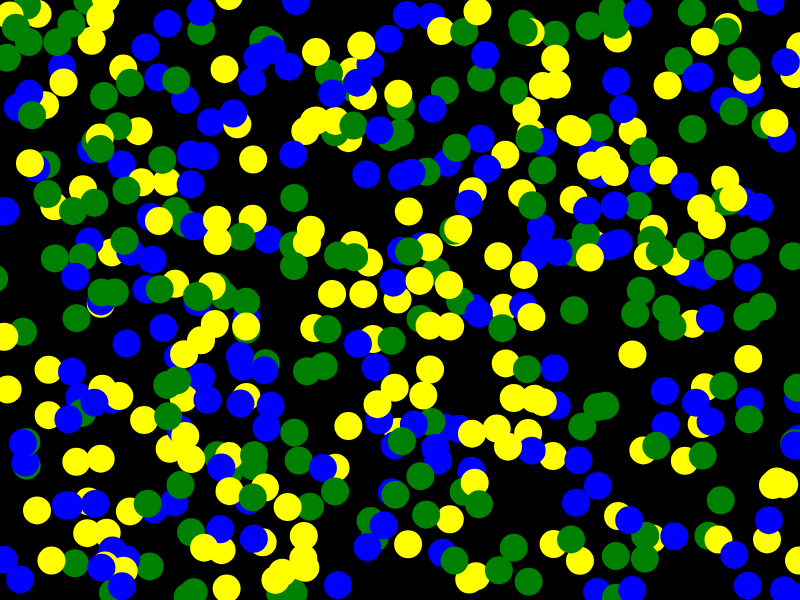
Frame 1 (no input)
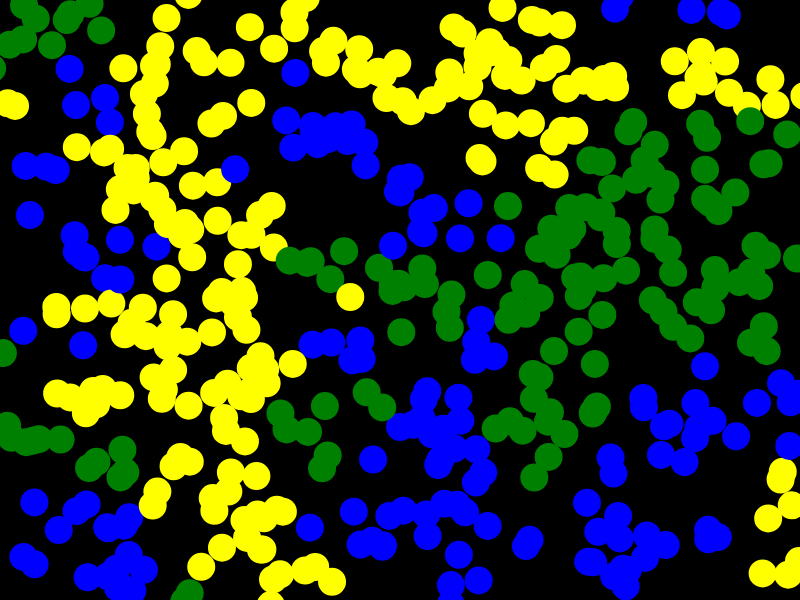
Frame 60 (no input)
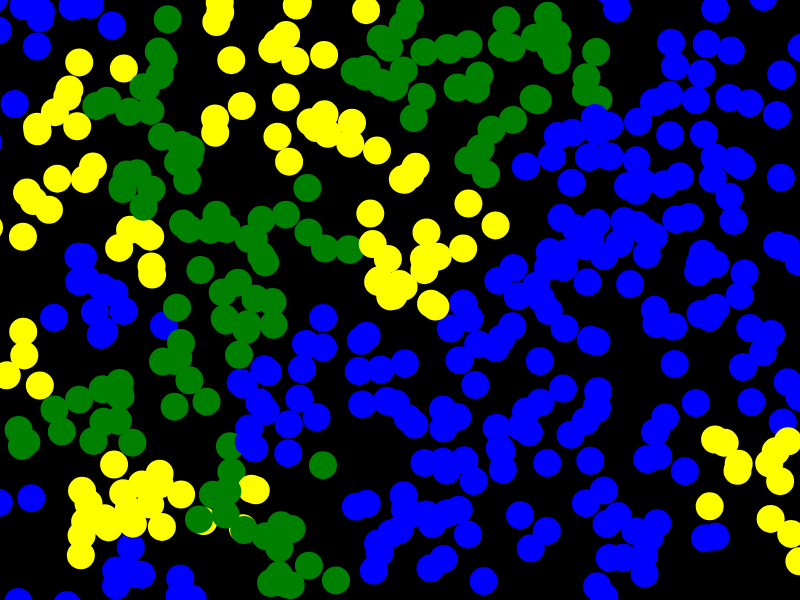
Frame 120 (the mouse pressed at the canvas centre since frame 60)

The p5.js sketch that drew these frames (run headless with seeded random() and noise() and a simulated clock; from frame 60 on, the mouse is pressed at the canvas centre):

// p5.js sketch
// ── sketch.js
/**
 * Homework 1: Predator-Prey
 * The goal of this code is to create an infection simulation.
 * There are 3 different colored balls: blue, yellow, and green.
 * If a blue ball touches a yellow ball, the yellow ball becomes blue.
 * The cycle goes blue->yellow->green->blue.
 * In theory, the simulation should eventually reach an equilibrium.
**/


let balls = [];
let numBalls = 500;

function setup() {
  createCanvas(displayWidth, displayHeight);
  for (let i = 0; i < numBalls; i++) {
    balls[i] = new Ball(random(width), random(height), random(10), random(["blue", "yellow", "green"]));
  }
}

function draw() {
  background(0);

  for (let ball of balls) {
    ball.move();
    ball.show();
    ball.interact(balls);
  }
}

class Ball {
  constructor(x, y, speed, color) {
    this.x = x;
    this.y = y;
    this.speed = speed;
    this.color = color;
  }

  move() {
    this.x += random(-this.speed, this.speed);
    this.y += random(-this.speed, this.speed);
  }

  show() {
    stroke(this.color);
    strokeWeight(4);
    fill(this.color);
    ellipse(this.x, this.y, 24, 24);
  }

  interact(otherBalls) {
    // Check if this ball is a predator
    if (this.color === "blue") {
      // Find a nearby prey to infect
      for (let otherBall of otherBalls) {
        if (otherBall.color === "yellow" && dist(this.x, this.y, otherBall.x, otherBall.y) < 24) {
          this.color = "yellow"; // Infect the prey
          break; // Stop infecting after one successful infection
        }
      }
    } else if (this.color === "yellow") {
      // Find a nearby prey to infect
      for (let otherBall of otherBalls) {
        if (otherBall.color === "green" && dist(this.x, this.y, otherBall.x, otherBall.y) < 24) {
          this.color = "green"; // Infect the prey
          break; // Stop infecting after one successful infection
        }
      }
    } else if (this.color === "green") {
      // Find a nearby prey to infect
      for (let otherBall of otherBalls) {
        if (otherBall.color === "blue" && dist(this.x, this.y, otherBall.x, otherBall.y) < 24) {
          this.color = "blue"; // Infect the prey
          break; // Stop infecting after one successful infection
        }
      }
    }
  }
}
